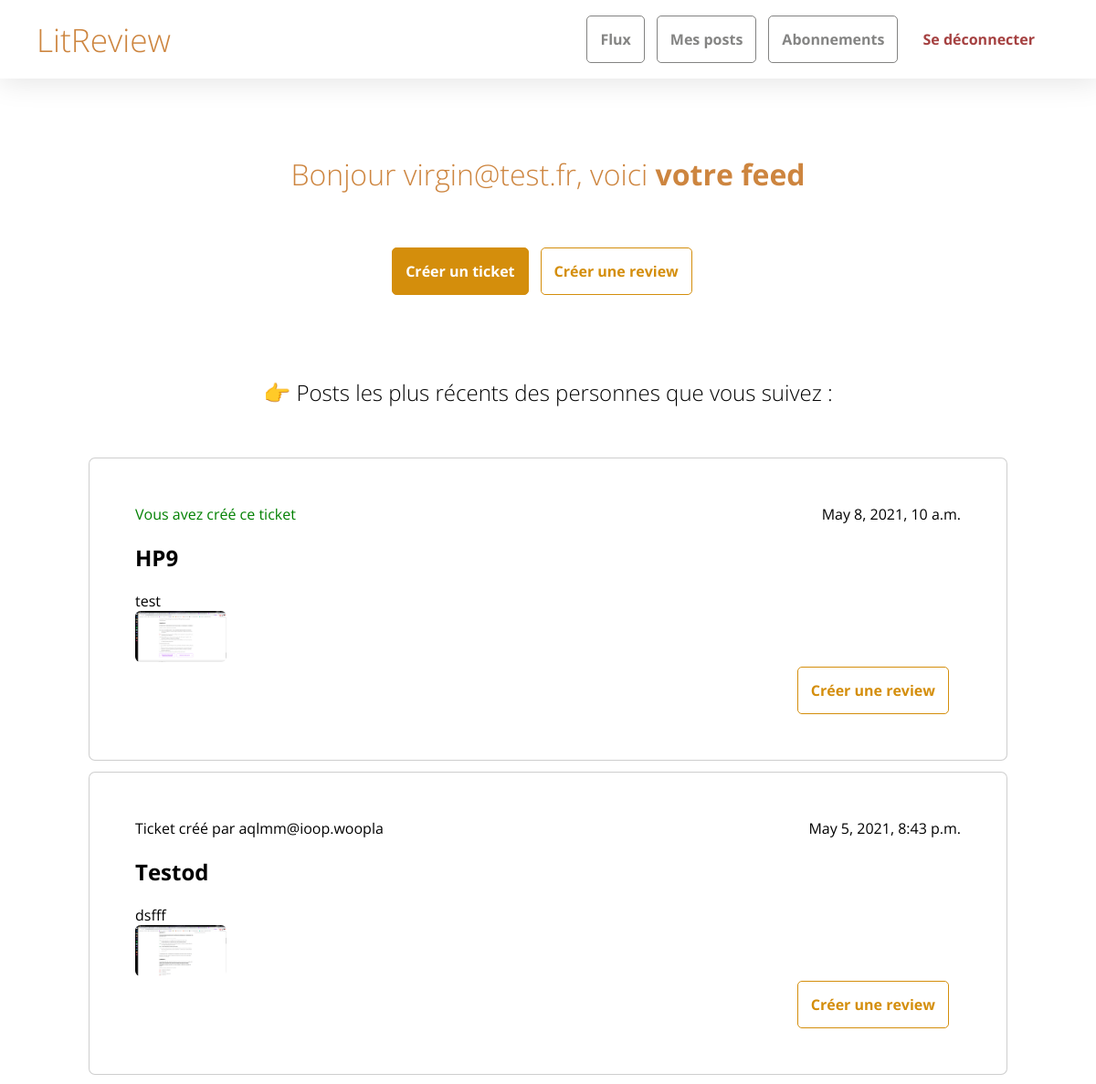
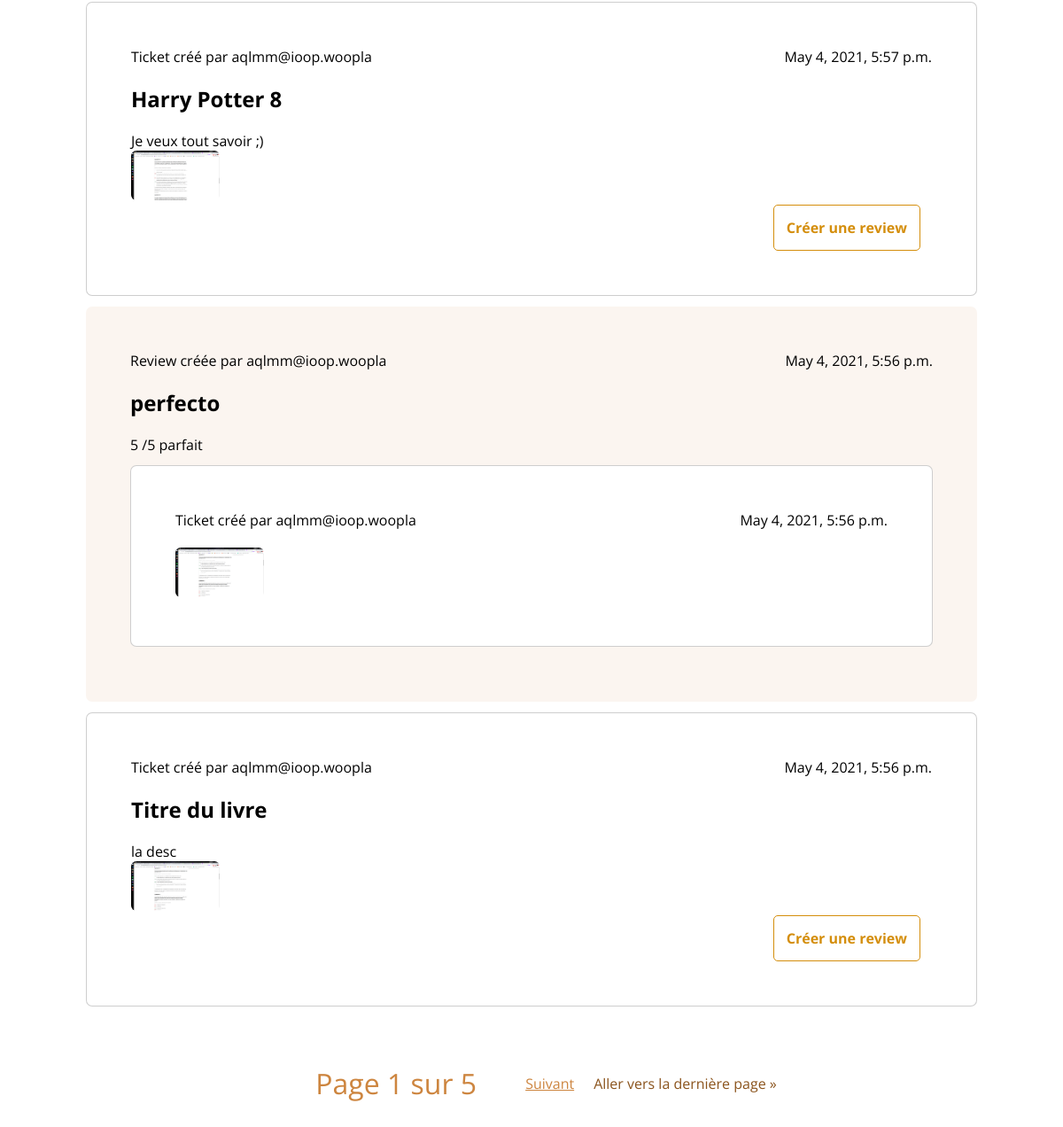
Before: /app/feed/ (signed in) with the older database file (2 pictures, top to bottom).
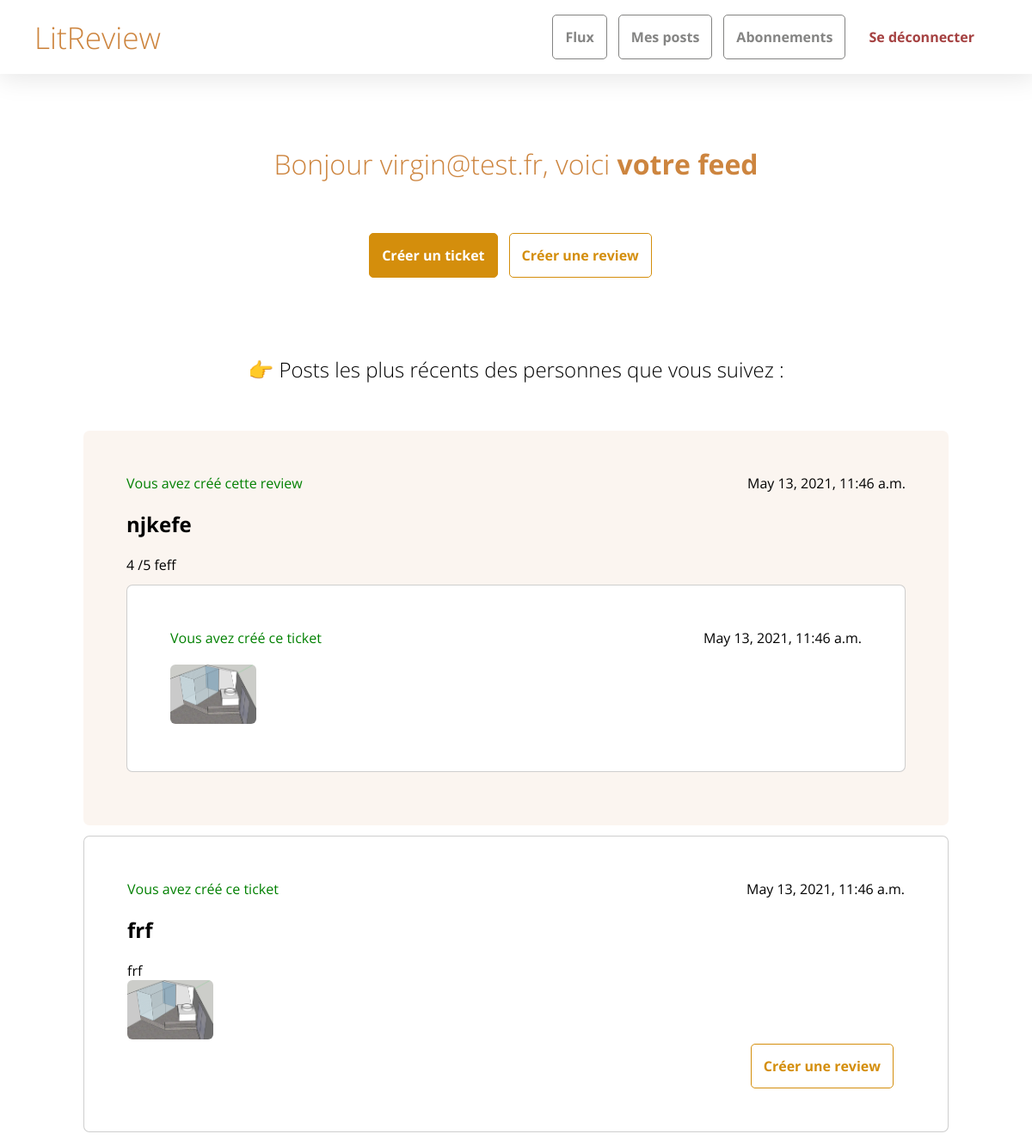
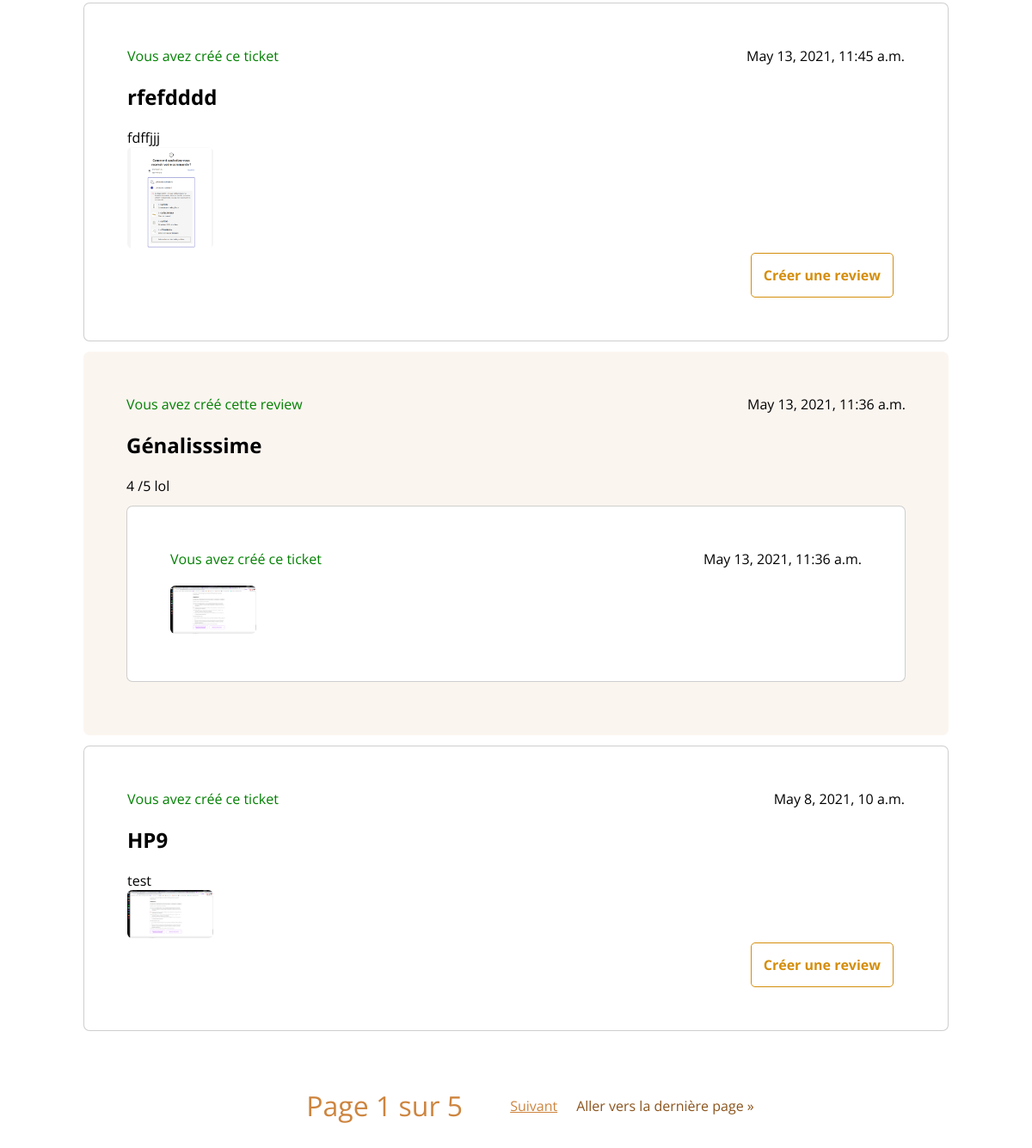
After: the same page with the newer database file (2 pictures, top to bottom).
### bookreviews/models.py (models this page shows, shortened)
class Ticket(models.Model):
    title = models.CharField(max_length=128)
    descripton = models.TextField(max_length=2048, blank=True)
    image = models.ImageField(null=True, blank=True, upload_to="images/")
    user = models.ForeignKey(to=settings.AUTH_USER_MODEL, on_delete=models.CASCADE)
    time_created = models.DateTimeField(auto_now_add=True)

class Review(models.Model):
    ticket = models.ForeignKey(to=Ticket, on_delete=models.CASCADE)
    rating = models.PositiveSmallIntegerField(validators=[MinValueValidator(0), MaxValueValidator(5)])
    headline = models.CharField(max_length=128)
    body = models.TextField(max_length=8192, blank=True)
    user = models.ForeignKey(to=settings.AUTH_USER_MODEL, on_delete=models.CASCADE)
    time_created = models.DateTimeField(auto_now_add=True)

### registration/models.py (models this page shows)
class User(AbstractUser):
    username = None
    email = models.EmailField(_('email address'), unique=True)
    USERNAME_FIELD = 'email'
    REQUIRED_FIELDS = []
    objects = UserManager()

### bookreviews/views.py (the view)
# urls.py: path('feed/', views.feed, name='feed_view'),
@login_required()
def feed(request):
    i_follow = UserFollows.objects.filter(
        user=request.user).values_list('followed_user')
    ticket_list = Ticket.objects.filter(
        Q(user__in=[usr for usr in i_follow]) |
        Q(user=request.user)
    ).annotate(content_type=Value('TICKET', CharField()))
    review_list = Review.objects.filter(
        Q(user__in=[usr for usr in i_follow]) |
        Q(user=request.user)
    ).annotate(content_type=Value('REVIEW', CharField()))
    posts = sorted(
        chain(review_list, ticket_list),
        key=lambda post: post.time_created,
        reverse=True
    )
    paginator = Paginator(posts, 5)
    page = request.GET.get('page')
    paginated_posts = paginator.get_page(page)
    return render(
        request,
        'bookreviews/feed.html',
        context={'posts': paginated_posts, 'user': request.user}
    )

### bookreviews/templates/bookreviews/feed.html (shortened to what this page needs)
{% extends "bookreviews/base.html" %}
{% block content %}
    <h1>Bonjour {{ user.email }}, voici <b>votre feed</b></h1>
    <div class="btn-container">
        <a class="primary-btn" href="{% url 'create_ticket_view'%}">Créer un ticket</a>
        <a class="secondary-btn" href="{% url 'create_review_view'%}">Créer une review</a>
    </div>
    <div>
        <h2 class="subtitle">👉 Posts les plus récents des personnes que vous suivez :</h2>
        <div>
            {% for post in posts %}
                {% if post.content_type == 'TICKET' %}
                    {% include "bookreviews/ticket-container.html" with has_create_review_btn=True is_editable=False is_within_review=False %}
                {% elif post.content_type == 'REVIEW' %}
                    {% include "bookreviews/review-container.html" with is_editable=False%}
                {% endif %}
            {% empty %}
            <span>Aucun post à afficher pour le moment. 👀</span>
            {% endfor %}
        <div class="pagination">
                <span class="step-links">
                    <span class="current">
                        Page {{ posts.number }} sur {{ posts.paginator.num_pages }}
                    </span>
                    {% if posts.has_next %}
                        <a class="next" href="?page={{ posts.next_page_number }}">Suivant</a>
                        <a class="end" href="?page={{ posts.paginator.num_pages }}">Aller vers la dernière page &raquo;</a>
                    {% endif %}
                </span>
            </div>
        </div>
    </div>
{% endblock %}

### bookreviews/templates/bookreviews/review-container.html (shortened to what this page needs)
<div class="review-container">
    <div class="metadata">
        {% if user == post.user %}
            <span class="you">Vous avez créé cette review</span>
            {% else %}
            <span>Review créée par {{ post.user }}</span>
            {% endif %}
        <span>{{ post.time_created }}</span>
    </div>
    <div>
        <h2>{{ post.headline }}</h2>
        <span>{{ post.rating }} /5</span>
        <span>{{ post.body }}</span>
    </div>
    {% include "bookreviews/ticket-container.html" with has_create_review_btn=False is_editable=False is_within_review=True %}
</div>

### bookreviews/templates/bookreviews/ticket-container.html (shortened to what this page needs)
<div class="ticket-container">
    <div class="metadata">
        {% if user == post.user %}
        <span class="you">Vous avez créé ce ticket</span>
        {% else %}
        <span>Ticket créé par {{ post.user }}</span>
        {% endif %}
        <span>{{ post.time_created }}</span>
    </div>
    <h2>{{ post.title }}</h2>
    <div><span>{{ post.descripton }}</span></div>
    {% if is_within_review %}
    <img class="cover" src="/media/{{ post.ticket.image }}" alt="image de couverture du ticket" />
    {% else %}
    <img class="cover" src="/media/{{ post.image }}" alt="image de couverture du ticket" />
    {% endif %}
    {% if has_create_review_btn %}
    <div class="card-btn-container">
        <a class="secondary-btn" href="{% url 'create_review_from_ticket_view' ticket_id=post.id%}">Créer une review</a>
    </div>
    {% endif %}
</div>

Changed rows visible on the page:
no longer on this page (row edited): Ticket: user "aqlmm@ioop.woopla", time_created "May 5, 2021, 8:43 p.m.", title "Testod", descripton "dsfff", image (picture), shows "Créer une review"
no longer on this page (row unchanged): Ticket: user "aqlmm@ioop.woopla", time_created "May 4, 2021, 5:57 p.m.", title "Harry Potter 8", descripton "Je veux tout savoir ;)", image (picture), shows "Créer une review"
no longer on this page (row unchanged): Review: user "aqlmm@ioop.woopla", time_created "May 4, 2021, 5:56 p.m.", headline "perfecto", rating "5", body "parfait", ticket.image (picture)
no longer on this page (row unchanged): Ticket: user "aqlmm@ioop.woopla", time_created "May 4, 2021, 5:56 p.m.", title "Titre du livre", descripton "la desc", image (picture), shows "Créer une review"
added Review: shows "Vous avez créé cette review", time_created "May 13, 2021, 11:46 a.m.", headline "njkefe", rating "4", body "feff", shows "Vous avez créé ce ticket", ticket.image (picture)
added Ticket: shows "Vous avez créé ce ticket", time_created "May 13, 2021, 11:46 a.m.", title "frf", descripton "frf", image (picture), shows "Créer une review"
added Ticket: shows "Vous avez créé ce ticket", time_created "May 13, 2021, 11:45 a.m.", title "rfefdddd", descripton "fdffjjj", image (picture), shows "Créer une review"
added Review: shows "Vous avez créé cette review", time_created "May 13, 2021, 11:36 a.m.", headline "Génalisssime", rating "4", body "lol", shows "Vous avez créé ce ticket", ticket.image (picture)
